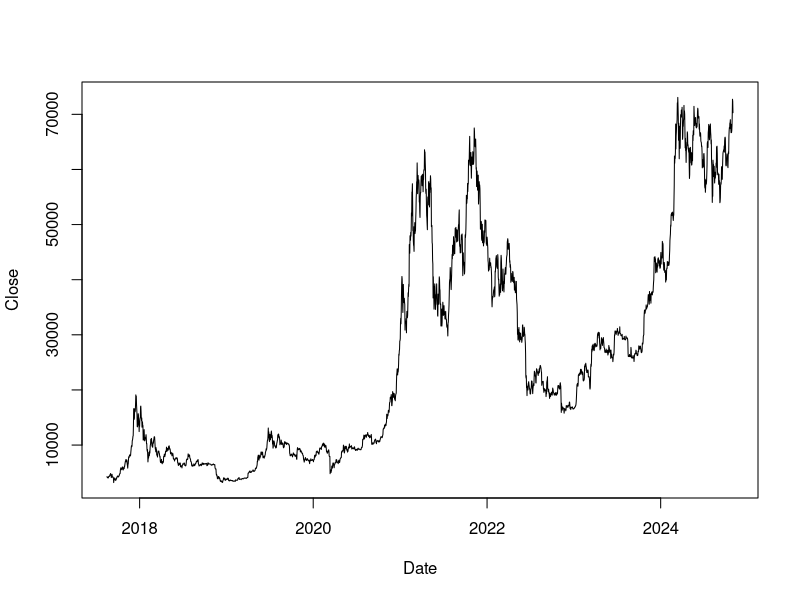

The R script that drew this image:
### ----------------------------
### OBTENDO DADOS
### ----------------------------

# Carregar dados
prices = read.csv('BTCUSDT_1d.csv')

# Visualização
prices$OpenTime <- as.Date(prices$OpenTime)
plot(prices$OpenTime, prices$Close, type = 'l', xlab = 'Date', ylab = 'Close')

# Calculando retornos
returns <- diff(log(prices$Close))

df_returns <- data.frame(
  Date = prices$OpenTime[-1],  
  Returns = returns)

# Gerando o CSV
write.csv(df_returns, file = "retornos_btc.csv", row.names = FALSE)


